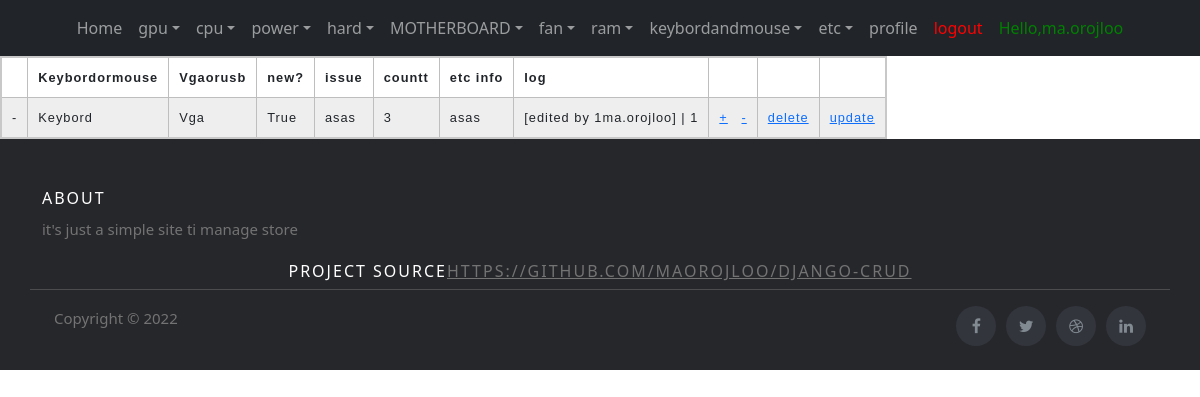
Page /keybordandmouse/ (signed in) on the committed database.
### stuffs/models.py (models this page shows, shortened)
class keybordandmouse(models.Model):
    keybordormouse = models.CharField(max_length=100)
    vgaorusb=models.CharField(max_length=100,blank=True)
    new = models.BooleanField(null=True, blank=True)#*
    issue = models.CharField(max_length=100, blank=True)#*
    countt=models.SmallIntegerField()#*
    etc = models.CharField(max_length=100,blank=True)#*
    log=models.CharField(max_length=300)

### stuffs/views.py (the view)
# urls.py: path('keybordandmouse/',keybordandmouse_list,name='keybordandmouse_list'),
@login_required(login_url='/login/') #redirect when user is not logged in
def keybordandmouse_list(request):
    cpus = keybordandmouse.objects.all()
    return render(request,'keybordandmouse.html',{'cpus':cpus})

### stuffs/templates/keybordandmouse.html (shortened to what this page needs)
{% extends 'base.html' %}
{%  load static %}
    {% block content %}
    <link rel="stylesheet"  href="{%  static  'stuffs/css/zebrastrepedtable.css'  %}">
        <table>
            <tr>
                <th></th>
                <th>Keybordormouse</th>
                <th>Vgaorusb</th>
                <th>new?</th>
                <th>issue</th>
                <th>countt</th>
                <th>etc info</th>
                <th>log</th>
                <th>  </th>
                <th>  </th>
                <th>  </th>
                </tr>
        {% for cpu in cpus  %}
        {% with table='keybordandmouse' %}
            <tr>
            <td>-</td>
            <td>{{cpu.keybordormouse}}</td>
            <td>{{cpu.vgaorusb}}</td>
            <td>{{cpu.new}}</td>
            <td>{{cpu.issue}}</td>
            <td>{{cpu.countt}}</td>
            <td>{{cpu.etc}}</td>
            <td>{{cpu.log}}</td>
            <td><a href="{% url 'gpu_plusone' table cpu.id %}" >+</a>&nbsp;&nbsp;&nbsp;<a href="{% url 'gpu_minusone' table cpu.id %}" >-</a></td>
            <td><a href="{% url 'delete_gpu' table cpu.id %}">delete</a></td>
            <td><a href="{% url 'update_gpu' table cpu.id  %}">update</a></td>
            </tr>
        {% endwith %}
        {% endfor %}
        </table>
    {% endblock content %}

### stuffs/templates/base.html (shortened to what this page needs)
{% load static %}
<!DOCTYPE html>
<html>
    <link href="https://cdn.jsdelivr.net/npm/bootstrap@5.1.3/dist/css/bootstrap.min.css" rel="stylesheet">
    <link rel="stylesheet"  href="{%  static  'stuffs/css/headerandfooter.css'  %}">
<head>
</head>
<body>
	<link rel="stylesheet" href="https://stackpath.bootstrapcdn.com/font-awesome/4.7.0/css/font-awesome.min.css">
		<nav class="navbar navbar-expand-lg navbar-dark ftco_navbar bg-dark ftco-navbar-light" id="ftco-navbar">
	    <div class="container-fluid">
	      <div class="collapse navbar-collapse" id="ftco-nav">
	        <ul class="navbar-nav m-auto">
	        	<li class="nav-item active"><a href="#" class="nav-link">Home</a></li>
            <li class="nav-item dropdown">
              <a class="nav-link dropdown-toggle" href="{% url  'list_stuffs' %}" id="dropdown04" data-toggle="dropdown" aria-haspopup="true" aria-expanded="false">gpu</a>
            </li>
<li class="nav-item dropdown">
              <a class="nav-link dropdown-toggle" href="{% url  'cpu_list' %}" id="dropdown04" data-toggle="dropdown" aria-haspopup="true" aria-expanded="false">cpu</a>
            </li>
<li class="nav-item dropdown">
              <a class="nav-link dropdown-toggle" href="{% url  'power_list' %}" id="dropdown04" data-toggle="dropdown" aria-haspopup="true" aria-expanded="false">power</a>
            </li>
<li class="nav-item dropdown">
              <a class="nav-link dropdown-toggle" href="{% url  'hard_list' %}" id="dropdown04" data-toggle="dropdown" aria-haspopup="true" aria-expanded="false">hard</a>
            </li>
<li class="nav-item dropdown">
              <a class="nav-link dropdown-toggle" href="{% url  'MOTHERBOARD_list' %}" id="dropdown04" data-toggle="dropdown" aria-haspopup="true" aria-expanded="false">MOTHERBOARD</a>
            </li>
<li class="nav-item dropdown">
              <a class="nav-link dropdown-toggle" href="{% url  'fan_list' %}" id="dropdown04" data-toggle="dropdown" aria-haspopup="true" aria-expanded="false">fan</a>
            </li>
<li class="nav-item dropdown">
              <a class="nav-link dropdown-toggle" href="{% url  'ram_list' %}" id="dropdown04" data-toggle="dropdown" aria-haspopup="true" aria-expanded="false">ram</a>
            </li>
<li class="nav-item dropdown">
              <a class="nav-link dropdown-toggle" href="{% url  'keybordandmouse_list' %}" id="dropdown04" data-toggle="dropdown" aria-haspopup="true" aria-expanded="false">keybordandmouse</a>
            </li>
<li class="nav-item dropdown">
              <a class="nav-link dropdown-toggle" href="{% url  'etc_list' %}" id="dropdown04" data-toggle="dropdown" aria-haspopup="true" aria-expanded="false">etc</a>
            </li>
              {% if user.is_authenticated%}
              <li class="nav-item"><a href="/profile" class="nav-link">profile</a></li>
              <li class="nav-item"><a href="/logout" style="color: red;" class="nav-link">logout</a></li>
                {% else %}
                <li class="nav-item"><a href="/login" style="color: red;" class="nav-link">login</a></li>
                {% endif %}
            {% if user.is_authenticated%}
	          <li class="nav-item"><a href="" style="color: green;" class="nav-link">Hello,{{ user.username }}</a></li>
            {% endif %}
	        </ul>
	      </div>
	    </div>
	  </nav>
<div >
    <dev calss='container-s'>
    {% block content%}{%endblock%}
    </dev>
  </div>
<div  >
<footer class="site-footer">
    <div class="container">
      <div class="row">
        <div class="col-sm-12 col-md-6">
          <h6>About</h6>
          <p class="text-justify">it's just a simple site ti manage store</p>
        </div>
        <h6 align="center" >project source<a href="https://github.com/maorojloo/Django-CRUD" target="blank">https://github.com/maorojloo/Django-CRUD</a></h6><br/>
      <hr>
    </div>
    <div class="container">
      <div class="row">
        <div class="col-md-8 col-sm-6 col-xs-12">
          <p class="copyright-text">Copyright &copy; 2022
          </p>
        </div>
        <div class="col-md-4 col-sm-6 col-xs-12">
          <ul class="social-icons">
            <li><a class="facebook" href="#"><i class="fa fa-facebook"></i></a></li>
            <li><a class="twitter" href="#"><i class="fa fa-twitter"></i></a></li>
            <li><a class="dribbble" href="#"><i class="fa fa-dribbble"></i></a></li>
            <li><a class="linkedin" href="#"><i class="fa fa-linkedin"></i></a></li>
          </ul>
        </div>
      </div>
    </div>
  </div>
</footer>
</body>
</html>

### stuffs/static/stuffs/css/headerandfooter.css (style rules this page uses)
.site-footer { background-color:#26272b; padding:45px 0 20px; font-size:15px; line-height:24px; color:#737373; }
.site-footer hr { border-top-color:#bbb; opacity:0.5 }
.site-footer h6 { color:#fff; font-size:16px; text-transform:uppercase; margin-top:5px; letter-spacing:2px }
.site-footer a { color:#737373; }
.site-footer .social-icons { text-align:right }
.site-footer .social-icons a { width:40px; height:40px; line-height:40px; margin-left:6px; margin-right:0; border-radius:100%; background-color:#33353d }
.copyright-text { margin:0 }
.social-icons { padding-left:0; margin-bottom:0; list-style:none }
.social-icons li { display:inline-block; margin-bottom:4px }
.social-icons a { background-color:#eceeef; color:#818a91; font-size:16px; display:inline-block; line-height:44px; width:44px; height:44px; text-align:center; margin-right:8px; border-radius:100%; -webkit-transition:all .2s linear; -o-transition:all .2s linear; transition:all .2s linear }

### stuffs/static/stuffs/css/zebrastrepedtable.css (style rules this page uses)
td, th { border: 1px solid rgb(190, 190, 190); padding: 10px; }
tr:nth-child(even) { background-color: #eee; }
table { border-collapse: collapse; border: 2px solid rgb(200, 200, 200); letter-spacing: 1px; font-family: sans-serif; font-size: .8rem; }

### rows in the picture
keybordandmouse: keybordormouse "Keybord", vgaorusb "Vga", new "True", issue "asas", countt "3", etc "asas", log "[edited by 1ma.orojloo] | 1"

### other values in the picture
{{ user.username }} "ma.orojloo"
